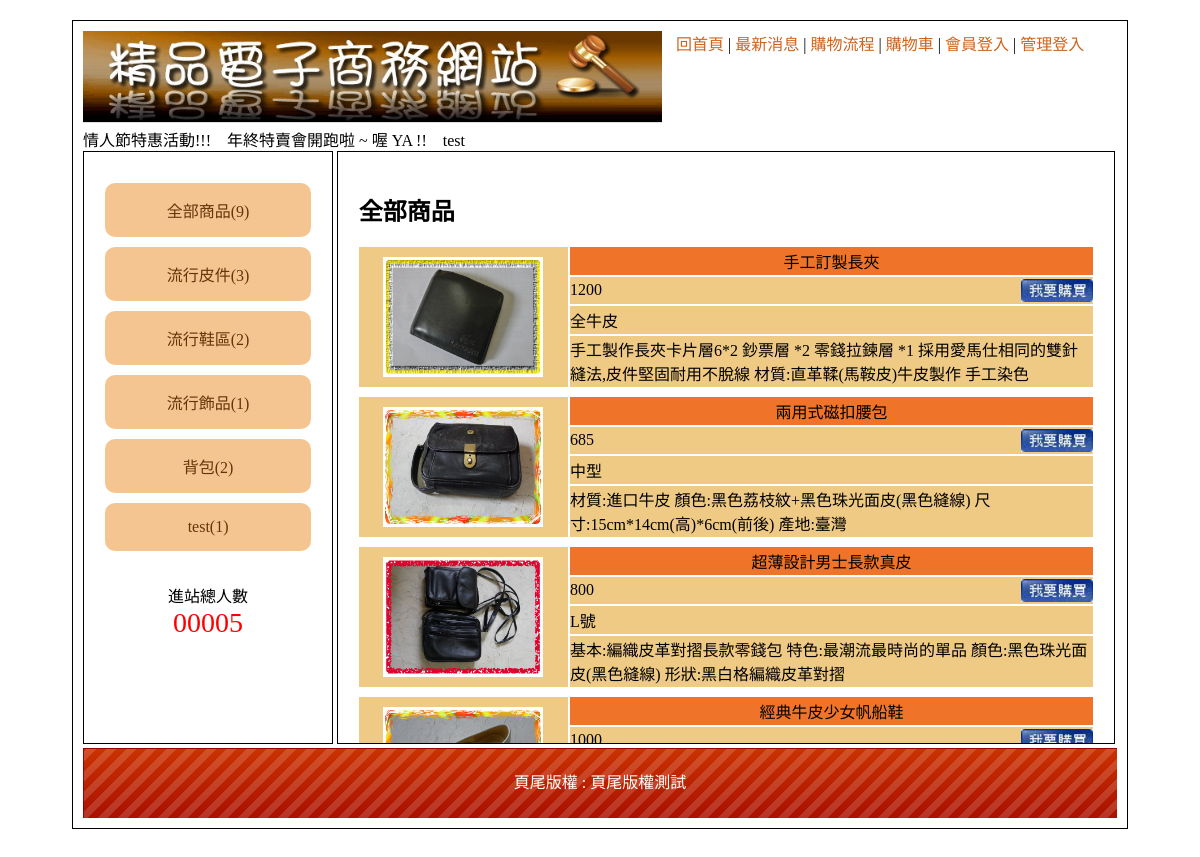
The page / on the database its author committed.
### tables this page shows
CREATE TABLE `ad` (
  `id` int(10) UNSIGNED NOT NULL,
  `text` text NOT NULL,
  `sh` tinyint(1) UNSIGNED NOT NULL DEFAULT 1
);

CREATE TABLE `type` (
  `id` int(10) NOT NULL,
  `name` text NOT NULL,
  `parent` int(10) NOT NULL
);

CREATE TABLE `goods` (
  `id` int(10) UNSIGNED NOT NULL,
  `no` text NOT NULL,
  `name` text NOT NULL,
  `img` text NOT NULL,
  `price` int(10) UNSIGNED NOT NULL,
  `spec` text NOT NULL,
  `stock` int(11) UNSIGNED NOT NULL,
  `intro` text NOT NULL,
  `big` int(10) UNSIGNED NOT NULL,
  `mid` int(10) UNSIGNED NOT NULL,
  `sh` int(1) NOT NULL DEFAULT 1
);

CREATE TABLE `bottom` (
  `id` int(10) UNSIGNED NOT NULL,
  `text` text NOT NULL
);

### api/base.php (called while the page is built, shortened)
<?php
class DB
{
    protected $table;
    protected $dsn = "mysql:host=localhost;charset=utf8;dbname=db40";
    protected $pdo;
    function __construct($table)
    {
        $this->pdo = new PDO($this->dsn,'root','');
        $this->table = $table;
    }
    function arrSql($array){
        foreach ($array as $key => $value) {
            $tmp[] = "`$key`='$value'";
        }
        return $tmp;
    }
    function math($math,$col,...$arg){
        $sql = "select $math($col) from $this->table ";
        if(isset($arg[0])){
            if(is_array($arg[0])){
                $tmp = $this->arrSql($arg[0]);
                $sql .="where ".join(" && ",$tmp);
            }else{
                $sql .= $arg[0];
            }
        }
        return $sql;
    }
    function all(...$arg){
        $sql = "select * from $this->table ";
        if(isset($arg[0])){
            if(is_array($arg[0])){
                $tmp = $this->arrSql($arg[0]);
                $sql .="where ".join(" && ",$tmp);
            }else{
                $sql .= $arg[0];
            }
        }
        return $this->pdo->query($sql)->fetchAll(PDO::FETCH_ASSOC);
    }
    function find($id){
        $sql = "select * from $this->table ";
        if(is_array($id)){
            $tmp = $this->arrSql($id);
            $sql .="where ".join(" && ",$tmp);
        }else{
            $sql .="where id = $id";
        }
        return $this->pdo->query($sql)->fetch(PDO::FETCH_ASSOC);
    }
    function count(...$arg){
        $sql = $this->math('count','*',...$arg);
        return $this->pdo->query($sql)->fetchColumn();
    }
}
$Goods = new DB('goods');
$Type = new DB('type');
$Ad = new DB('ad');
$Bottom = new DB('bottom');
$bot = $Bottom->find(1);

### index.php (the view, shortened to what this page needs)
<?php include_once "api/base.php" ?>
<!DOCTYPE html PUBLIC "-//W3C//DTD XHTML 1.0 Transitional//EN" "http://www.w3.org/TR/xhtml1/DTD/xhtml1-transitional.dtd">
<html xmlns="http://www.w3.org/1999/xhtml">
<head>
    <link href="./css/css.css" rel="stylesheet" type="text/css">
</head>
<body>
    <div id="main">
        <div id="top">
            <a href="?">
                <img src="./icon/0416.jpg" style="width:56%">
            </a>
            <div style="padding:10px;display:inline;vertical-align:top">
                <a href="?">回首頁</a> |
                <a href="?do=news">最新消息</a> |
                <a href="?do=look">購物流程</a> |
                <a href="?do=cart">購物車</a> |
                <?php
                if (isset($_SESSION['mem'])) {
                    echo "<a href='logout.php?tab=mem'>會員登出</a> | ";
                } else {
                    echo "<a href='?do=login'>會員登入</a> | ";
                }
                if (isset($_SESSION['admin'])) {
                    echo "<a href='admin.php?do=admin'>返回管理</a>";
                } else {
                    echo "<a href='?do=admin'>管理登入</a>";
                }
                ?>
            </div>
            <marquee scrollamount="12">
                <?php
                $rows = $Ad->all(['sh'=>1]);
                foreach($rows as $row){
                    echo $row['text']."&nbsp;&nbsp;&nbsp;&nbsp;";
                }
                ?>
            </marquee>
        </div>
        <div id="left" class="ct">
            <div style="min-height:400px;">
                <a href="?type=0">全部商品(<?= $Goods->count(['sh' => 1]) ?>)</a>
                <?php
                $bb = $Type->all(['parent' => 0]);
                foreach ($bb as $b) {
                    echo "<div class='ww'>";
                    echo "<a href='?type={$b['id']}'>{$b['name']}({$Goods->count(['sh' => 1, 'big' =>$b['id']])})</a>";
                    echo "</div>";
                }
                ?>
            </div>
            <span>
                <div>進站總人數</div>
                <div style="color:#f00; font-size:28px;">
                    00005 </div>
            </span>
        </div>
        <div id="right">
            <?php
            $do = $_GET['do'] ?? "main";
            $file = "front/$do.php";
            if (file_exists($file)) {
                include_once $file;
            } else {
                include_once "front/main.php";
            }
            ?>
        </div>
        <div id="bottom" style="line-height:70px;background:url(icon/bot.png); color:#FFF;" class="ct">
            頁尾版權 : <?= $bot['text'] ?>
        </div>
    </div>
</body>
</html>

### front/main.php (shortened to what this page needs)
<?php
if(isset($_GET['type']) && $_GET['type'] !=0){
    $type = $Type->find($_GET['type']);
    if($type['parent'] == 0){
        $nav = $type['name'];
        $rows = $Goods->all(['sh'=>1,'big'=>$type['id']]);
    }else{
        $bb = $Type->find($type['parent']);
        $nav = $bb['name']." > ".$type['name'];
        $rows = $Goods->all(['sh'=>1,'mid'=>$type['id']]);
    }
}else{
    $nav = "全部商品";
    $rows = $Goods->all(['sh'=>1]);
}
?>
<h2><?=$nav?></h2>
<?php
foreach($rows as $row){
?>
<div class="item">
    <div class="left pp">
        <a href="?do=detail&id=<?=$row['id']?>"><img src="upload/<?=$row['img']?>" class="ii"></a>
    </div>
    <div class="goods">
        <div class="tt"><?=$row['name']?></div>
        <div class="pp">
            <?=$row['price']?>
            <a href="?do=cart&id=<?=$row['id']?>&qt=1" class="icon"><img src="icon/0402.jpg" alt=""></a>
        </div>
        <div class="pp"><?=$row['spec']?></div>
        <div class="pp"><?=$row['intro']?></div>
    </div>
</div>
<?php } ?>

### css/css.css (style rules this page uses)
body { font-family:"微軟正黑體"; }
#main { width:1034px; padding:10px; margin:20px auto 20px auto; border:#000 solid 1px; min-height:768px; }
#top a { color:#CE631C; text-decoration:none; }
#left { display:inline-block; width:20%; padding:2%; height:550px; overflow: auto; vertical-align:top; border:#000 1px solid; }
#left a { display:block; padding:15px 5px 15px 5px; text-decoration:none; background:#F4C591; margin:10px auto 10px auto; color:#65350A; border-radius: 10px; }
.ct { text-align:center; }
#right { display:inline-block; width:71%; padding:2%; height:550px; overflow: auto; border:#000 1px solid; }
#bottom { height:70px; background:url(icon/bot.png); background-size:cover; }
.tt { background:#EF7429; }
.pp { background:#EFCA85; }

### front/main.php (style rules this page uses)
.item { display: grid; grid-template-columns: 2fr 5fr; grid-gap: 2px; margin-top: 10px; }
.left { display: flex;justify-content: center;align-items: center;padding: 10px; }
.ii { width: 160px;height: 120px; }
.goods { display: grid; grid-auto-flow: row; grid-gap: 2px; }
.goods div { display: flex;align-items: center; }
.goods div:nth-child(1) { justify-content: center; }
.icon { margin-left: auto; }
.icon img { width: 72px; }

### rows shown on the page
ad: text "情人節特惠活動!!!"
ad: text "年終特賣會開跑啦 ~ 喔 YA !!"
ad: text "test"
type: name "流行皮件", count "3"
type: name "流行鞋區", id "2"
type: name "流行飾品", count "1"
type: name "背包", count "2"
type: name "test", count "1"
goods: img (picture), name "手工訂製長夾", price "1200", spec "全牛皮", intro "手工製作長夾卡片層6*2 鈔票層 *2 零錢拉鍊層 *1 採用愛馬仕相同的雙針縫法,皮件堅固耐用不脫線 材質:直革鞣(馬鞍皮)牛皮製作 手工染色"
goods: img (picture), name "兩用式磁扣腰包", price "685", spec "中型", intro "材質:進口牛皮 顏色:黑色荔枝紋+黑色珠光面皮(黑色縫線) 尺寸:15cm*14cm(高)*6cm(前後) 產地:臺灣"
goods: img (picture), name "超薄設計男士長款真皮", price "800", spec "L號", intro "基本:編織皮革對摺長款零錢包 特色:最潮流最時尚的單品 顏色:黑色珠光面皮(黑色縫線) 形狀:黑白格編織皮革對摺"
goods: img (picture), name "經典牛皮少女帆船鞋", price "1000"
bottom: text "頁尾版權測試"

### other values the page prints
$Goods->count(['sh' => 1]) "9"
$nav "全部商品"
